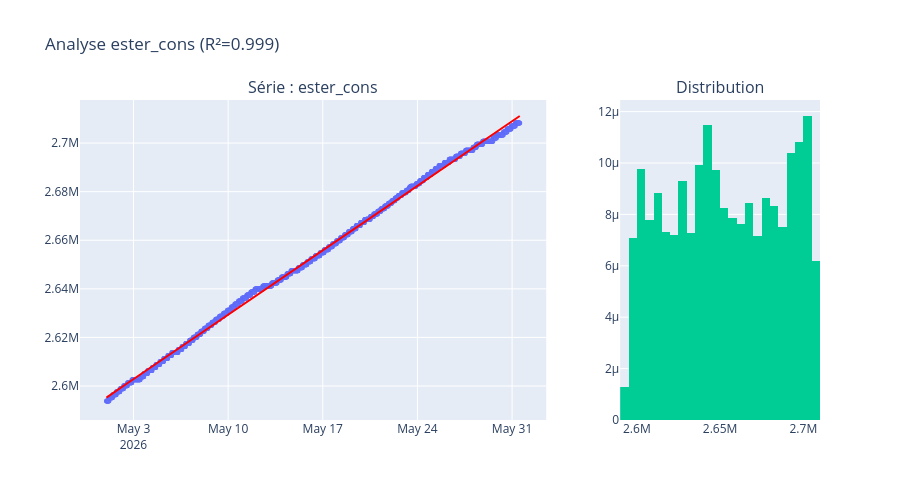

Notebook code for this chart:
### Code cell
processor.plot_simple_tag(tag=['ester_cons'])

### Figure 1 — Plotly figure (JSON) as saved in the notebook; plotly's stock layout.template omitted (floating-point values rounded to 4 significant figures; data arrays with more than 128 entries replaced by an {"elided": "..."} marker saying what was removed)
{"data": [{"marker": {"opacity": 0.4, "size": 5}, "mode": "markers", "name": "Données", "type": "scatter", "x": {"elided": "4396 str values"}, "xaxis": "x", "y": {"elided": "4396 float values"}, "yaxis": "y"}, {"line": {"color": "red"}, "name": "Tendance", "type": "scatter", "x": {"elided": "4396 str values"}, "xaxis": "x", "y": {"elided": "4396 float values"}, "yaxis": "y"}, {"histnorm": "probability density", "nbinsx": 30, "type": "histogram", "x": {"elided": "4396 float values"}, "xaxis": "x2", "yaxis": "y2"}], "layout": {"annotations": [{"font": {"size": 16}, "showarrow": false, "text": "Série : ester_cons", "x": 0.315, "xanchor": "center", "xref": "paper", "y": 1, "yanchor": "bottom", "yref": "paper"}, {"font": {"size": 16}, "showarrow": false, "text": "Distribution", "x": 0.865, "xanchor": "center", "xref": "paper", "y": 1, "yanchor": "bottom", "yref": "paper"}], "height": 500, "showlegend": false, "title": {"text": "Analyse ester_cons (R²=0.999)"}, "xaxis": {"anchor": "y", "domain": [0, 0.63]}, "xaxis2": {"anchor": "y2", "domain": [0.73, 1]}, "yaxis": {"anchor": "x", "domain": [0, 1]}, "yaxis2": {"anchor": "x2", "domain": [0, 1]}}}
